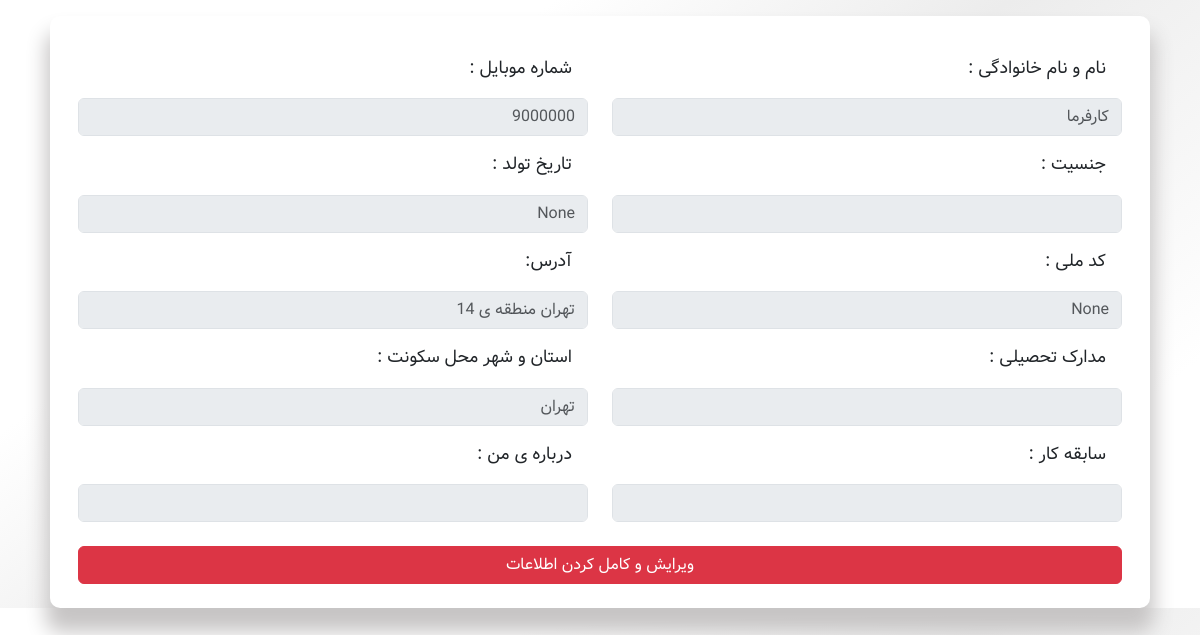
Screenshot of /user/servicer/ (signed in) with the database file from the repository.
### account_module/models.py (models this page shows, shortened)
class User(AbstractUser):
    avatar = models.ImageField(max_length=20, verbose_name='تصویر پروفایل', null=True, blank=True)
    fullname = models.CharField(max_length=100, verbose_name='نام و نام خانوادگی')
    city = models.CharField(max_length=100, verbose_name='استان و شهر', null=True, blank=True)
    email_active_code = models.CharField(max_length=100, verbose_name='کد فعالسازی ایمیل')
    address = models.TextField(null=True, blank=True, verbose_name='آدرس')
    national_number = models.IntegerField(null=True, blank=True, verbose_name='شماره ملی')
    mobile_number = models.IntegerField(null=True, blank=True, verbose_name='شماره موبایل')
    birth_date = models.CharField(max_length=40, null=True, blank=True, verbose_name='تاریخ تولد')
    is_servicer = models.BooleanField(verbose_name='خدمات دهنده', default=False)
    class Meta:
        verbose_name = 'کاربر'
        verbose_name_plural = 'کاربران'

### user_panel_module/views.py (the view)
# urls.py: path('servicer/', views.ServicerPanelDashboardPage.as_view(), name='servicer_panel'),
@method_decorator(login_required, name='dispatch')
class ServicerPanelDashboardPage(TemplateView):
    template_name = 'servicer/user_panel.html'

### user_panel_module/templates/servicer/user_panel.html (shortened to what this page needs)
{% extends 'shared/_layout.html' %}
{% load render_partial %}
{% block main %}
    <main>
    <div class="container mt-3">
        <div class="row mx-2">
            <div class="col panel-main">
                <div class="user-info-container">
                    <div>
                        <div class="mt-4 px-3 pb-4 form-group">
                            <div class="row">
                                <div class="col-lg-6">
                                    <div class="d-flex justify-content-between">
                                        <label class="p-3">نام و نام خانوادگی :</label>
                                    </div>
                                    <input type="text" class="form-control" placeholder="{{ user.fullname }}"  disabled>
                                    <div class="d-flex justify-content-between">
                                        <label class="p-3">جنسیت :</label>
                                    </div>
                                    <input type="email" class="form-control" placeholder="{{ request.session.servicer_info.gender }}" disabled>
                                    <div class="d-flex justify-content-between">
                                        <label class="p-3">کد ملی :</label>
                                    </div>
                                    <input type="text" class="form-control" placeholder="{{ user.national_number }}" disabled>
                                </div>
                                <div class="col-lg-6">
                                    <div class="d-flex justify-content-between">
                                        <label class="p-3">شماره موبایل :</label>
                                    </div>
                                    <input type="text" class="form-control" placeholder="{{ user.mobile_number }}" disabled>
                                    <div class="d-flex justify-content-between ">
                                        <label class="p-3">تاریخ تولد :</label>
                                    </div>
                                    <input type="text" class="form-control" placeholder="{{ user.birth_date }}" disabled>
                                    <div class="d-flex justify-content-between">
                                        <label class="p-3">آدرس:</label>
                                    </div>
                                    <input type="text" class="form-control" placeholder="{{ user.address }}" disabled>
                                </div>
                                <div class="col-lg-6">
                                    <div class="d-flex justify-content-between ">
                                        <label class="p-3"> مدارک تحصیلی :</label>
                                    </div>
                                    <input type="text" class="form-control" placeholder="{{ request.session.servicer_info.certificate }}" disabled>
                                    <div class="d-flex justify-content-between">
                                        <label class="p-3">سابقه کار :</label>
                                    </div>
                                    <input type="text" class="form-control" placeholder="{{ request.session.servicer_info.experience }}" disabled>
                                </div>
                                <div class="col-lg-6">
                                    <div class="d-flex justify-content-between ">
                                        <label class="p-3">استان و شهر محل سکونت :</label>
                                    </div>
                                    <input type="text" class="form-control" placeholder="{{ user.city }}" disabled>
                                    <div class="d-flex justify-content-between">
                                        <label class="p-3">درباره ی من :</label>
                                    </div>
                                    <input type="text" class="form-control" placeholder="{{ request.session.servicer_info.description }}" disabled>
                                </div>
                                <a href="{% url 'edit_servicer_page' %}"><button type="submit" class="btn btn-danger mt-4 w-100">ویرایش و کامل کردن اطلاعات</button></a>
                            </div>
                        </div>
                    </div>
                </div>
            </div>
        </div>
    </div>
</main>
{% endblock %}

### static/css/style.css (style rules this page uses)
* { margin: 0; padding: 0; font-family: saeed; box-sizing: border-box; direction: rtl; }
html { scroll-behavior: smooth; }
body { overflow-x:hidden; font-size: 16px; background: rgb(255,255,255); background: linear-gradient(142deg, rgba(255,255,255,1) 28%, rgba(236,236,236,1) 51%, rgba(255,255,255,1) 84%); }
a { text-decoration: none !important; color: #181818; }
.panel-main { background-color: white; border-radius: 10px; height: fit-content; box-shadow: 0 20px 20px .25rem #c7c5c5; }
.user-info-container label { font-size: 1.1rem; }

### rows the page displays
User: fullname "کارفرما", national_number "None", mobile_number "9000000", birth_date "None", address "تهران منطقه ی 14", city "تهران"
